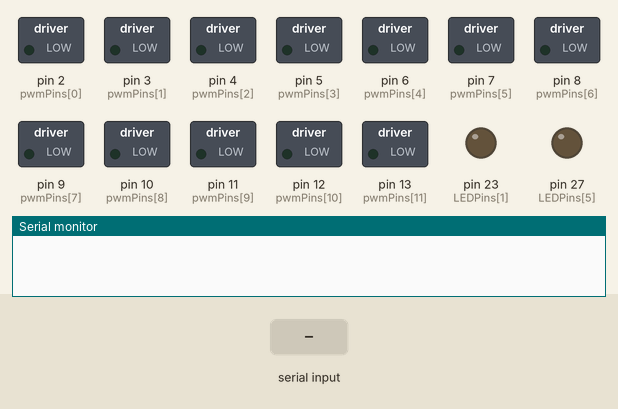
Simulated run of this sketch. Board: Arduino Mega 2560, built with avr-gcc and run on an emulated ATmega2560. On the bench: switched loads named in the sketch (green lamp = pin HIGH), output pins drawn as LEDs (lit = HIGH), the last lines printed to the serial monitor. Inputs (shaded band) come from the test bench.

Above: at 1.2 s.
1.3 s: "5\n" received over Serial
At 2.5 s:
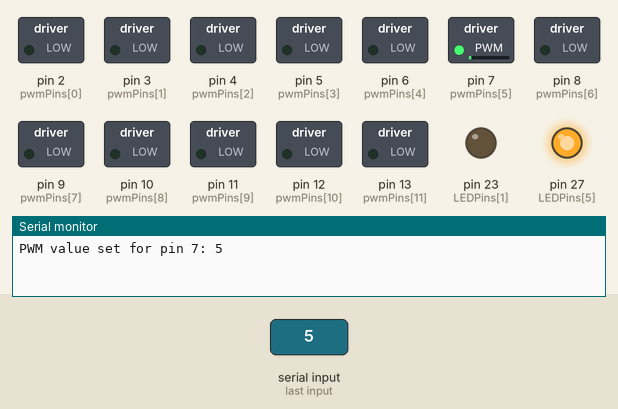
2.8 s: "1,90\n" received over Serial
At 3.8 s:
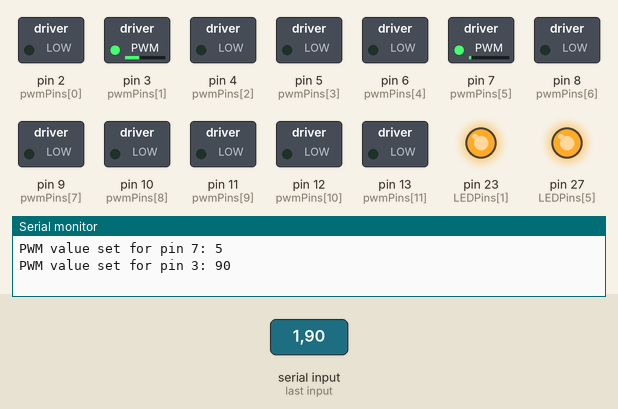
Timing chart, 0 to 5.8 s (numbered marks = the images above; inputs shaded):
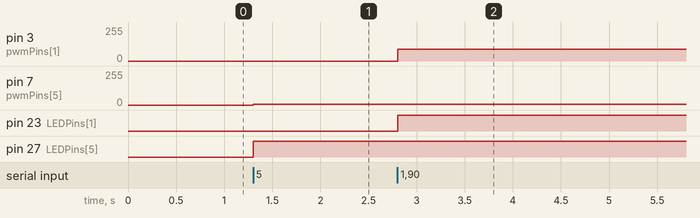

Measured:
- after the input at 1.3 s, pin 7 (pwmPins[5]): 0/255 → 5/255 at once; pin 27 (LEDPins[5]): LOW → HIGH at once
- after the input at 2.8 s, pin 3 (pwmPins[1]): 0/255 → 90/255 at once; pin 23 (LEDPins[1]): LOW → HIGH at once

The sketch:

motor_board_test.ino
```cpp
const int pwmPins[] = {2,  3,  4,  5,  6,  7,  8,  9,  10, 11, 12, 13, 44, 45, 46}; // PWM pin numbers
const int LEDPins[] = {22, 23, 24, 25, 26, 27, 28, 29, 30, 31, 32, 33, 34, 35, 36};
const int numPins = sizeof(pwmPins) / sizeof(pwmPins[0]); // Number of PWM pins

bool pwmEnabled = true; // Flag to indicate whether PWM is enabled or not

void setup() {
  Serial.begin(9600); // Initialize serial communication

  // Set the prescaler for Timer0, Timer2, and Timer3 to achieve a PWM frequency of 980 Hz
  TCCR0B = (TCCR0B & 0xF8) | 0x02;
  TCCR2B = (TCCR2B & 0xF8) | 0x02;
  TCCR3B = (TCCR3B & 0xF8) | 0x02;

  for (int i = 0; i < numPins; i++) {
    pinMode(pwmPins[i], OUTPUT); // Set PWM pins as outputs
    pinMode(LEDPins[i], OUTPUT);
  }
}

void loop() {
  if (Serial.available() > 0) {
    String command = Serial.readStringUntil('\n'); // Read the serial command

        // Parse the command for pin index and PWM value
        int pinIndex = command.substring(0, command.indexOf(',')).toInt();
        int pwmValue = command.substring(command.indexOf(',') + 1).toInt();

        // Check if valid pin index and PWM value are received
        if (pinIndex >= 0 && pinIndex < numPins && pwmValue >= 0 && pwmValue <= 255) {
          analogWrite(pwmPins[pinIndex], pwmValue); // Set the PWM output
          Serial.print("PWM value set for pin ");
          Serial.print(pwmPins[pinIndex]);
          Serial.print(": ");
          Serial.println(pwmValue);
          if(pinIndex == 0) {
            digitalWrite(LEDPins[pinIndex],LOW ); // Set the LED output
          }
           else{
            digitalWrite(LEDPins[pinIndex],HIGH );
            }
        } else {
          Serial.println("Invalid pin index or PWM value. Please enter valid values.");
        }
      }
}
```
